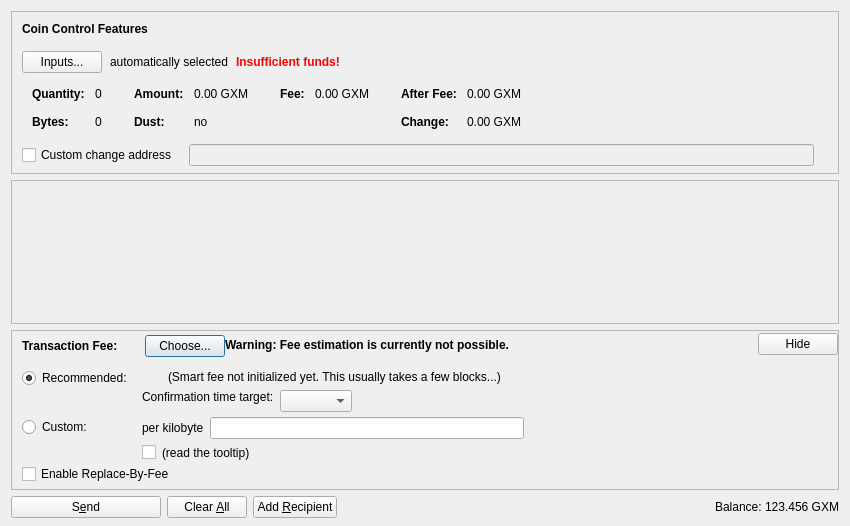
<?xml version="1.0" encoding="UTF-8"?>
<ui version="4.0">
 <class>SendCoinsDialog</class>
 <widget class="QDialog" name="SendCoinsDialog">
  <property name="geometry">
   <rect>
    <x>0</x>
    <y>0</y>
    <width>850</width>
    <height>526</height>
   </rect>
  </property>
  <property name="windowTitle">
   <string>Send Coins</string>
  </property>
  <layout class="QVBoxLayout" name="verticalLayout" stretch="0,1,0,0">
   <property name="bottomMargin">
    <number>8</number>
   </property>
   <item>
    <widget class="QFrame" name="frameCoinControl">
     <property name="sizePolicy">
      <sizepolicy hsizetype="Expanding" vsizetype="Expanding">
       <horstretch>0</horstretch>
       <verstretch>0</verstretch>
      </sizepolicy>
     </property>
     <property name="maximumSize">
      <size>
       <width>16777215</width>
       <height>16777215</height>
      </size>
     </property>
     <property name="frameShape">
      <enum>QFrame::StyledPanel</enum>
     </property>
     <property name="frameShadow">
      <enum>QFrame::Sunken</enum>
     </property>
     <layout class="QVBoxLayout" name="verticalLayoutCoinControl2">
      <property name="spacing">
       <number>0</number>
      </property>
      <property name="leftMargin">
       <number>0</number>
      </property>
      <property name="topMargin">
       <number>0</number>
      </property>
      <property name="rightMargin">
       <number>0</number>
      </property>
      <property name="bottomMargin">
       <number>6</number>
      </property>
      <item>
       <layout class="QVBoxLayout" name="verticalLayoutCoinControl" stretch="0,0,0,0,1">
        <property name="spacing">
         <number>0</number>
        </property>
        <property name="leftMargin">
         <number>10</number>
        </property>
        <property name="topMargin">
         <number>10</number>
        </property>
        <item>
         <layout class="QHBoxLayout" name="horizontalLayoutCoinControl1">
          <property name="bottomMargin">
           <number>15</number>
          </property>
          <item>
           <widget class="QLabel" name="labelCoinControlFeatures">
            <property name="sizePolicy">
             <sizepolicy hsizetype="Preferred" vsizetype="Maximum">
              <horstretch>0</horstretch>
              <verstretch>0</verstretch>
             </sizepolicy>
            </property>
            <property name="font">
             <font>
              <weight>75</weight>
              <bold>true</bold>
             </font>
            </property>
            <property name="styleSheet">
             <string notr="true">font-weight:bold;</string>
            </property>
            <property name="text">
             <string>Coin Control Features</string>
            </property>
           </widget>
          </item>
         </layout>
        </item>
        <item>
         <layout class="QHBoxLayout" name="horizontalLayoutCoinControl2" stretch="0,0,0,0">
          <property name="spacing">
           <number>8</number>
          </property>
          <property name="bottomMargin">
           <number>10</number>
          </property>
          <item>
           <widget class="QPushButton" name="pushButtonCoinControl">
            <property name="styleSheet">
             <string notr="true"/>
            </property>
            <property name="text">
             <string>Inputs...</string>
            </property>
            <property name="autoDefault">
             <bool>false</bool>
            </property>
           </widget>
          </item>
          <item>
           <widget class="QLabel" name="labelCoinControlAutomaticallySelected">
            <property name="text">
             <string>automatically selected</string>
            </property>
            <property name="margin">
             <number>5</number>
            </property>
           </widget>
          </item>
          <item>
           <widget class="QLabel" name="labelCoinControlInsuffFunds">
            <property name="font">
             <font>
              <weight>75</weight>
              <bold>true</bold>
             </font>
            </property>
            <property name="styleSheet">
             <string notr="true">color:red;font-weight:bold;</string>
            </property>
            <property name="text">
             <string>Insufficient funds!</string>
            </property>
            <property name="margin">
             <number>5</number>
            </property>
           </widget>
          </item>
          <item>
           <spacer name="horizontalSpacerCoinControl">
            <property name="orientation">
             <enum>Qt::Horizontal</enum>
            </property>
            <property name="sizeHint" stdset="0">
             <size>
              <width>40</width>
              <height>1</height>
             </size>
            </property>
           </spacer>
          </item>
         </layout>
        </item>
        <item>
         <widget class="QWidget" name="widgetCoinControl" native="true">
          <property name="sizePolicy">
           <sizepolicy hsizetype="Preferred" vsizetype="Preferred">
            <horstretch>0</horstretch>
            <verstretch>0</verstretch>
           </sizepolicy>
          </property>
          <property name="minimumSize">
           <size>
            <width>0</width>
            <height>0</height>
           </size>
          </property>
          <property name="styleSheet">
           <string notr="true"/>
          </property>
          <layout class="QHBoxLayout" name="horizontalLayoutCoinControl5">
           <property name="leftMargin">
            <number>0</number>
           </property>
           <property name="topMargin">
            <number>0</number>
           </property>
           <property name="rightMargin">
            <number>0</number>
           </property>
           <property name="bottomMargin">
            <number>0</number>
           </property>
           <item>
            <layout class="QHBoxLayout" name="horizontalLayoutCoinControl3" stretch="0,0,0,1">
             <property name="spacing">
              <number>20</number>
             </property>
             <property name="topMargin">
              <number>0</number>
             </property>
             <property name="bottomMargin">
              <number>10</number>
             </property>
             <item>
              <layout class="QFormLayout" name="formLayoutCoinControl1">
               <property name="horizontalSpacing">
                <number>10</number>
               </property>
               <property name="verticalSpacing">
                <number>14</number>
               </property>
               <property name="leftMargin">
                <number>10</number>
               </property>
               <property name="topMargin">
                <number>4</number>
               </property>
               <property name="rightMargin">
                <number>6</number>
               </property>
               <item row="0" column="0">
                <widget class="QLabel" name="labelCoinControlQuantityText">
                 <property name="font">
                  <font>
                   <weight>75</weight>
                   <bold>true</bold>
                  </font>
                 </property>
                 <property name="text">
                  <string>Quantity:</string>
                 </property>
                 <property name="margin">
                  <number>0</number>
                 </property>
                </widget>
               </item>
               <item row="0" column="1">
                <widget class="QLabel" name="labelCoinControlQuantity">
                 <property name="cursor">
                  <cursorShape>IBeamCursor</cursorShape>
                 </property>
                 <property name="contextMenuPolicy">
                  <enum>Qt::ActionsContextMenu</enum>
                 </property>
                 <property name="text">
                  <string notr="true">0</string>
                 </property>
                 <property name="margin">
                  <number>0</number>
                 </property>
                 <property name="textInteractionFlags">
                  <set>Qt::LinksAccessibleByMouse|Qt::TextSelectableByKeyboard|Qt::TextSelectableByMouse</set>
                 </property>
                </widget>
               </item>
               <item row="1" column="0">
                <widget class="QLabel" name="labelCoinControlBytesText">
                 <property name="font">
                  <font>
                   <weight>75</weight>
                   <bold>true</bold>
                  </font>
                 </property>
                 <property name="text">
                  <string>Bytes:</string>
                 </property>
                </widget>
               </item>
               <item row="1" column="1">
                <widget class="QLabel" name="labelCoinControlBytes">
                 <property name="cursor">
                  <cursorShape>IBeamCursor</cursorShape>
                 </property>
                 <property name="contextMenuPolicy">
                  <enum>Qt::ActionsContextMenu</enum>
                 </property>
                 <property name="text">
                  <string notr="true">0</string>
                 </property>
                 <property name="textInteractionFlags">
                  <set>Qt::LinksAccessibleByMouse|Qt::TextSelectableByKeyboard|Qt::TextSelectableByMouse</set>
                 </property>
                </widget>
               </item>
              </layout>
             </item>
             <item>
              <layout class="QFormLayout" name="formLayoutCoinControl2">
               <property name="horizontalSpacing">
                <number>10</number>
               </property>
               <property name="verticalSpacing">
                <number>14</number>
               </property>
               <property name="leftMargin">
                <number>6</number>
               </property>
               <property name="topMargin">
                <number>4</number>
               </property>
               <property name="rightMargin">
                <number>6</number>
               </property>
               <item row="0" column="0">
                <widget class="QLabel" name="labelCoinControlAmountText">
                 <property name="font">
                  <font>
                   <weight>75</weight>
                   <bold>true</bold>
                  </font>
                 </property>
                 <property name="text">
                  <string>Amount:</string>
                 </property>
                 <property name="margin">
                  <number>0</number>
                 </property>
                </widget>
               </item>
               <item row="0" column="1">
                <widget class="QLabel" name="labelCoinControlAmount">
                 <property name="cursor">
                  <cursorShape>IBeamCursor</cursorShape>
                 </property>
                 <property name="contextMenuPolicy">
                  <enum>Qt::ActionsContextMenu</enum>
                 </property>
                 <property name="text">
                  <string notr="true">0.00 GXM</string>
                 </property>
                 <property name="textInteractionFlags">
                  <set>Qt::LinksAccessibleByMouse|Qt::TextSelectableByKeyboard|Qt::TextSelectableByMouse</set>
                 </property>
                </widget>
               </item>
               <item row="1" column="0">
                <widget class="QLabel" name="labelCoinControlLowOutputText">
                 <property name="font">
                  <font>
                   <weight>75</weight>
                   <bold>true</bold>
                  </font>
                 </property>
                 <property name="text">
                  <string>Dust:</string>
                 </property>
                </widget>
               </item>
               <item row="1" column="1">
                <widget class="QLabel" name="labelCoinControlLowOutput">
                 <property name="cursor">
                  <cursorShape>IBeamCursor</cursorShape>
                 </property>
                 <property name="contextMenuPolicy">
                  <enum>Qt::ActionsContextMenu</enum>
                 </property>
                 <property name="text">
                  <string notr="true">no</string>
                 </property>
                 <property name="textInteractionFlags">
                  <set>Qt::LinksAccessibleByMouse|Qt::TextSelectableByKeyboard|Qt::TextSelectableByMouse</set>
                 </property>
                </widget>
               </item>
              </layout>
             </item>
             <item>
              <layout class="QFormLayout" name="formLayoutCoinControl3">
               <property name="horizontalSpacing">
                <number>10</number>
               </property>
               <property name="verticalSpacing">
                <number>14</number>
               </property>
               <property name="leftMargin">
                <number>6</number>
               </property>
               <property name="topMargin">
                <number>4</number>
               </property>
               <property name="rightMargin">
                <number>6</number>
               </property>
               <item row="0" column="0">
                <widget class="QLabel" name="labelCoinControlFeeText">
                 <property name="font">
                  <font>
                   <weight>75</weight>
                   <bold>true</bold>
                  </font>
                 </property>
                 <property name="text">
                  <string>Fee:</string>
                 </property>
                 <property name="margin">
                  <number>0</number>
                 </property>
                </widget>
               </item>
               <item row="0" column="1">
                <widget class="QLabel" name="labelCoinControlFee">
                 <property name="cursor">
                  <cursorShape>IBeamCursor</cursorShape>
                 </property>
                 <property name="contextMenuPolicy">
                  <enum>Qt::ActionsContextMenu</enum>
                 </property>
                 <property name="text">
                  <string notr="true">0.00 GXM</string>
                 </property>
                 <property name="textInteractionFlags">
                  <set>Qt::LinksAccessibleByMouse|Qt::TextSelectableByKeyboard|Qt::TextSelectableByMouse</set>
                 </property>
                </widget>
               </item>
              </layout>
             </item>
             <item>
              <layout class="QFormLayout" name="formLayoutCoinControl4">
               <property name="horizontalSpacing">
                <number>10</number>
               </property>
               <property name="verticalSpacing">
                <number>14</number>
               </property>
               <property name="leftMargin">
                <number>6</number>
               </property>
               <property name="topMargin">
                <number>4</number>
               </property>
               <property name="rightMargin">
                <number>6</number>
               </property>
               <item row="0" column="0">
                <widget class="QLabel" name="labelCoinControlAfterFeeText">
                 <property name="font">
                  <font>
                   <weight>75</weight>
                   <bold>true</bold>
                  </font>
                 </property>
                 <property name="text">
                  <string>After Fee:</string>
                 </property>
                 <property name="margin">
                  <number>0</number>
                 </property>
                </widget>
               </item>
               <item row="0" column="1">
                <widget class="QLabel" name="labelCoinControlAfterFee">
                 <property name="cursor">
                  <cursorShape>IBeamCursor</cursorShape>
                 </property>
                 <property name="contextMenuPolicy">
                  <enum>Qt::ActionsContextMenu</enum>
                 </property>
                 <property name="text">
                  <string notr="true">0.00 GXM</string>
                 </property>
                 <property name="textInteractionFlags">
                  <set>Qt::LinksAccessibleByMouse|Qt::TextSelectableByKeyboard|Qt::TextSelectableByMouse</set>
                 </property>
                </widget>
               </item>
               <item row="1" column="0">
                <widget class="QLabel" name="labelCoinControlChangeText">
                 <property name="font">
                  <font>
                   <weight>75</weight>
                   <bold>true</bold>
                  </font>
                 </property>
                 <property name="text">
                  <string>Change:</string>
                 </property>
                </widget>
               </item>
               <item row="1" column="1">
                <widget class="QLabel" name="labelCoinControlChange">
                 <property name="cursor">
                  <cursorShape>IBeamCursor</cursorShape>
                 </property>
                 <property name="contextMenuPolicy">
                  <enum>Qt::ActionsContextMenu</enum>
                 </property>
                 <property name="text">
                  <string notr="true">0.00 GXM</string>
                 </property>
                 <property name="textInteractionFlags">
                  <set>Qt::LinksAccessibleByMouse|Qt::TextSelectableByKeyboard|Qt::TextSelectableByMouse</set>
                 </property>
                </widget>
               </item>
              </layout>
             </item>
            </layout>
           </item>
          </layout>
         </widget>
        </item>
        <item>
         <layout class="QHBoxLayout" name="horizontalLayoutCoinControl4" stretch="0,0,0">
          <property name="spacing">
           <number>12</number>
          </property>
          <property name="sizeConstraint">
           <enum>QLayout::SetDefaultConstraint</enum>
          </property>
          <property name="topMargin">
           <number>5</number>
          </property>
          <property name="rightMargin">
           <number>5</number>
          </property>
          <item>
           <widget class="QCheckBox" name="checkBoxCoinControlChange">
            <property name="toolTip">
             <string>If this is activated, but the change address is empty or invalid, change will be sent to a newly generated address.</string>
            </property>
            <property name="text">
             <string>Custom change address</string>
            </property>
           </widget>
          </item>
          <item>
           <widget class="QValidatedLineEdit" name="lineEditCoinControlChange">
            <property name="enabled">
             <bool>false</bool>
            </property>
            <property name="sizePolicy">
             <sizepolicy hsizetype="Expanding" vsizetype="Fixed">
              <horstretch>0</horstretch>
              <verstretch>0</verstretch>
             </sizepolicy>
            </property>
           </widget>
          </item>
          <item>
           <widget class="QLabel" name="labelCoinControlChangeLabel">
            <property name="sizePolicy">
             <sizepolicy hsizetype="Preferred" vsizetype="Expanding">
              <horstretch>0</horstretch>
              <verstretch>0</verstretch>
             </sizepolicy>
            </property>
            <property name="minimumSize">
             <size>
              <width>0</width>
              <height>0</height>
             </size>
            </property>
            <property name="text">
             <string/>
            </property>
            <property name="margin">
             <number>3</number>
            </property>
           </widget>
          </item>
         </layout>
        </item>
        <item>
         <spacer name="verticalSpacerCoinControl">
          <property name="orientation">
           <enum>Qt::Vertical</enum>
          </property>
          <property name="sizeHint" stdset="0">
           <size>
            <width>800</width>
            <height>1</height>
           </size>
          </property>
         </spacer>
        </item>
       </layout>
      </item>
     </layout>
    </widget>
   </item>
   <item>
    <widget class="QScrollArea" name="scrollArea">
     <property name="widgetResizable">
      <bool>true</bool>
     </property>
     <widget class="QWidget" name="scrollAreaWidgetContents">
      <property name="geometry">
       <rect>
        <x>0</x>
        <y>0</y>
        <width>830</width>
        <height>104</height>
       </rect>
      </property>
      <layout class="QVBoxLayout" name="verticalLayout_2" stretch="0,1">
       <property name="leftMargin">
        <number>0</number>
       </property>
       <property name="topMargin">
        <number>0</number>
       </property>
       <property name="rightMargin">
        <number>0</number>
       </property>
       <property name="bottomMargin">
        <number>0</number>
       </property>
       <item>
        <layout class="QVBoxLayout" name="entries">
         <property name="spacing">
          <number>6</number>
         </property>
        </layout>
       </item>
       <item>
        <spacer name="verticalSpacer">
         <property name="orientation">
          <enum>Qt::Vertical</enum>
         </property>
         <property name="sizeHint" stdset="0">
          <size>
           <width>20</width>
           <height>40</height>
          </size>
         </property>
        </spacer>
       </item>
      </layout>
     </widget>
    </widget>
   </item>
   <item>
    <widget class="QFrame" name="frameFee">
     <property name="sizePolicy">
      <sizepolicy hsizetype="Expanding" vsizetype="Expanding">
       <horstretch>0</horstretch>
       <verstretch>0</verstretch>
      </sizepolicy>
     </property>
     <property name="maximumSize">
      <size>
       <width>16777215</width>
       <height>16777215</height>
      </size>
     </property>
     <property name="frameShape">
      <enum>QFrame::StyledPanel</enum>
     </property>
     <property name="frameShadow">
      <enum>QFrame::Sunken</enum>
     </property>
     <layout class="QVBoxLayout" name="verticalLayoutFee1">
      <property name="spacing">
       <number>0</number>
      </property>
      <property name="leftMargin">
       <number>0</number>
      </property>
      <property name="topMargin">
       <number>0</number>
      </property>
      <property name="rightMargin">
       <number>0</number>
      </property>
      <property name="bottomMargin">
       <number>0</number>
      </property>
      <item>
       <layout class="QVBoxLayout" name="verticalLayoutFee2" stretch="0,0,0">
        <property name="spacing">
         <number>0</number>
        </property>
        <property name="leftMargin">
         <number>10</number>
        </property>
        <property name="topMargin">
         <number>0</number>
        </property>
        <item>
         <layout class="QHBoxLayout" name="horizontalLayoutFee1">
          <property name="bottomMargin">
           <number>0</number>
          </property>
          <item>
           <layout class="QVBoxLayout" name="verticalLayoutFee7">
            <property name="spacing">
             <number>0</number>
            </property>
            <item>
             <spacer name="verticalSpacerSmartFee">
              <property name="orientation">
               <enum>Qt::Vertical</enum>
              </property>
              <property name="sizeType">
               <enum>QSizePolicy::Fixed</enum>
              </property>
              <property name="sizeHint" stdset="0">
               <size>
                <width>1</width>
                <height>4</height>
               </size>
              </property>
             </spacer>
            </item>
            <item>
             <layout class="QHBoxLayout" name="horizontalLayoutSmartFee">
              <property name="spacing">
               <number>10</number>
              </property>
              <item>
               <widget class="QLabel" name="labelFeeHeadline">
                <property name="sizePolicy">
                 <sizepolicy hsizetype="Preferred" vsizetype="Maximum">
                  <horstretch>0</horstretch>
                  <verstretch>0</verstretch>
                 </sizepolicy>
                </property>
                <property name="font">
                 <font>
                  <weight>75</weight>
                  <bold>true</bold>
                 </font>
                </property>
                <property name="styleSheet">
                 <string notr="true">font-weight:bold;</string>
                </property>
                <property name="text">
                 <string>Transaction Fee:</string>
                </property>
               </widget>
              </item>
              <item>
               <widget class="QLabel" name="labelFeeMinimized">
                <property name="text">
                 <string/>
                </property>
               </widget>
              </item>
              <item>
               <widget class="QPushButton" name="buttonChooseFee">
                <property name="text">
                 <string>Choose...</string>
                </property>
               </widget>
              </item>
             </layout>
            </item>
            <item>
             <spacer name="verticalSpacer_5">
              <property name="orientation">
               <enum>Qt::Vertical</enum>
              </property>
              <property name="sizeHint" stdset="0">
               <size>
                <width>1</width>
                <height>1</height>
               </size>
              </property>
             </spacer>
            </item>
           </layout>
          </item>
          <item>
           <widget class="QLabel" name="fallbackFeeWarningLabel">
            <property name="toolTip">
             <string>Using the fallbackfee can result in sending a transaction that will take several hours or days (or never) to confirm. Consider choosing your fee manually or wait until you have validated the complete chain.</string>
            </property>
            <property name="font">
            <font>
                <weight>75</weight>
                <bold>true</bold>
            </font>
            </property>
            <property name="text">
             <string>Warning: Fee estimation is currently not possible.</string>
            </property>
            <property name="wordWrap">
             <bool>false</bool>
            </property>
           </widget>
          </item>
          <item>
           <spacer name="horizontalSpacer_4">
            <property name="orientation">
             <enum>Qt::Horizontal</enum>
            </property>
            <property name="sizeType">
             <enum>QSizePolicy::MinimumExpanding</enum>
            </property>
            <property name="sizeHint" stdset="0">
             <size>
              <width>40</width>
              <height>20</height>
             </size>
            </property>
           </spacer>
          </item>
          <item>
           <widget class="QPushButton" name="buttonMinimizeFee">
            <property name="toolTip">
             <string>collapse fee-settings</string>
            </property>
            <property name="text">
             <string>Hide</string>
            </property>
           </widget>
          </item>
         </layout>
        </item>
        <item>
         <widget class="QFrame" name="frameFeeSelection">
          <layout class="QVBoxLayout" name="verticalLayoutFee12">
           <property name="spacing">
            <number>0</number>
           </property>
           <property name="leftMargin">
            <number>0</number>
           </property>
           <property name="topMargin">
            <number>0</number>
           </property>
           <property name="rightMargin">
            <number>0</number>
           </property>
           <property name="bottomMargin">
            <number>0</number>
           </property>
           <item>
            <layout class="QGridLayout" name="gridLayoutFee">
             <property name="topMargin">
              <number>10</number>
             </property>
             <property name="bottomMargin">
              <number>4</number>
             </property>
             <property name="horizontalSpacing">
              <number>10</number>
             </property>
             <property name="verticalSpacing">
              <number>4</number>
             </property>
             <item row="1" column="1">
              <layout class="QVBoxLayout" name="verticalLayoutFee8">
               <property name="spacing">
                <number>6</number>
               </property>
               <item>
                <layout class="QHBoxLayout" name="horizontalLayoutFee13">
                 <item>
                  <widget class="QLabel" name="labelCustomPerKilobyte">
                   <property name="toolTip">
                    <string>Specify a custom fee per kB (1,000 bytes) of the transaction's virtual size.

Note:  Since the fee is calculated on a per-byte basis, a fee of "100 satoshis per kB" for a transaction size of 500 bytes (half of 1 kB) would ultimately yield a fee of only 50 satoshis.</string>
                   </property>
                   <property name="text">
                    <string>per kilobyte</string>
                   </property>
                  </widget>
                 </item>
                 <item>
                  <widget class="GrailumAmountField" name="customFee"/>
                 </item>
                 <item>
                  <spacer name="horizontalSpacer_6">
                   <property name="orientation">
                    <enum>Qt::Horizontal</enum>
                   </property>
                   <property name="sizeHint" stdset="0">
                    <size>
                     <width>1</width>
                     <height>1</height>
                    </size>
                   </property>
                  </spacer>
                 </item>
                </layout>
               </item>
               <item>
                <layout class="QHBoxLayout" name="horizontalLayoutFee8">
                 <item>
                  <widget class="QCheckBox" name="checkBoxMinimumFee">
                   <property name="toolTip">
                    <string>Paying only the minimum fee is just fine as long as there is less transaction volume than space in the blocks. But be aware that this can end up in a never confirming transaction once there is more demand for grailum transactions than the network can process.</string>
                   </property>
                   <property name="text">
                    <string/>
                   </property>
                  </widget>
                 </item>
                 <item>
                  <widget class="QLabel" name="labelMinFeeWarning">
                   <property name="enabled">
                    <bool>true</bool>
                   </property>
                   <property name="toolTip">
                    <string>Paying only the minimum fee is just fine as long as there is less transaction volume than space in the blocks. But be aware that this can end up in a never confirming transaction once there is more demand for grailum transactions than the network can process.</string>
                   </property>
                   <property name="text">
                    <string>(read the tooltip)</string>
                   </property>
                   <property name="margin">
                    <number>5</number>
                   </property>
                  </widget>
                 </item>
                 <item>
                  <spacer name="horizontalSpacer_2">
                   <property name="orientation">
                    <enum>Qt::Horizontal</enum>
                   </property>
                   <property name="sizeHint" stdset="0">
                    <size>
                     <width>1</width>
                     <height>1</height>
                    </size>
                   </property>
                  </spacer>
                 </item>
                </layout>
               </item>
              </layout>
             </item>
             <item row="0" column="0">
              <layout class="QVBoxLayout" name="verticalLayoutFee4" stretch="0,1">
               <item>
                <widget class="QRadioButton" name="radioSmartFee">
                 <property name="text">
                  <string>Recommended:</string>
                 </property>
                 <property name="checked">
                  <bool>true</bool>
                 </property>
                 <attribute name="buttonGroup">
                  <string notr="true">groupFee</string>
                 </attribute>
                </widget>
               </item>
               <item>
                <spacer name="verticalSpacer_2">
                 <property name="orientation">
                  <enum>Qt::Vertical</enum>
                 </property>
                 <property name="sizeHint" stdset="0">
                  <size>
                   <width>1</width>
                   <height>1</height>
                  </size>
                 </property>
                </spacer>
               </item>
              </layout>
             </item>
             <item row="1" column="0">
              <layout class="QVBoxLayout" name="verticalLayoutFee9" stretch="0,1">
               <item>
                <widget class="QRadioButton" name="radioCustomFee">
                 <property name="text">
                  <string>Custom:</string>
                 </property>
                 <attribute name="buttonGroup">
                  <string notr="true">groupFee</string>
                 </attribute>
                </widget>
               </item>
               <item>
                <spacer name="verticalSpacer_6">
                 <property name="orientation">
                  <enum>Qt::Vertical</enum>
                 </property>
                 <property name="sizeHint" stdset="0">
                  <size>
                   <width>1</width>
                   <height>1</height>
                  </size>
                 </property>
                </spacer>
               </item>
              </layout>
             </item>
             <item row="0" column="1">
              <layout class="QVBoxLayout" name="verticalLayoutFee3" stretch="0,0,1">
               <property name="spacing">
                <number>6</number>
               </property>
               <property name="topMargin">
                <number>2</number>
               </property>
               <item>
                <layout class="QHBoxLayout" name="horizontalLayoutFee12">
                 <item>
                  <widget class="QLabel" name="labelSmartFee">
                   <property name="text">
                    <string/>
                   </property>
                   <property name="margin">
                    <number>2</number>
                   </property>
                  </widget>
                 </item>
                 <item>
                  <widget class="QLabel" name="labelFeeEstimation">
                   <property name="text">
                    <string/>
                   </property>
                  </widget>
                 </item>
                 <item>
                  <widget class="QLabel" name="labelSmartFee2">
                   <property name="text">
                    <string>(Smart fee not initialized yet. This usually takes a few blocks...)</string>
                   </property>
                   <property name="margin">
                    <number>2</number>
                   </property>
                  </widget>
                 </item>
                 <item>
                  <spacer name="horizontalSpacer_5">
                   <property name="orientation">
                    <enum>Qt::Horizontal</enum>
                   </property>
                   <property name="sizeHint" stdset="0">
                    <size>
                     <width>1</width>
                     <height>1</height>
                    </size>
                   </property>
                  </spacer>
                 </item>
                </layout>
               </item>
               <item>
                <layout class="QHBoxLayout" name="horizontalLayoutFee9">
                 <item>
                  <layout class="QVBoxLayout" name="verticalLayoutFee6">
                   <item>
                    <widget class="QLabel" name="labelSmartFee3">
                     <property name="text">
                      <string>Confirmation time target:</string>
                     </property>
                     <property name="margin">
                      <number>2</number>
                     </property>
                    </widget>
                   </item>
                   <item>
                    <spacer name="verticalSpacer_3">
                     <property name="orientation">
                      <enum>Qt::Vertical</enum>
                     </property>
                     <property name="sizeHint" stdset="0">
                      <size>
                       <width>1</width>
                       <height>1</height>
                      </size>
                     </property>
                    </spacer>
                   </item>
                  </layout>
                 </item>
                 <item>
                  <layout class="QVBoxLayout" name="verticalLayoutFee5">
                   <property name="rightMargin">
                    <number>30</number>
                   </property>
                   <item>
                    <layout class="QHBoxLayout" name="horizontalLayoutConfTarget">
                     <property name="bottomMargin">
                      <number>0</number>
                     </property>
                     <item>
                      <widget class="QComboBox" name="confTargetSelector"/>
                     </item>
                     <item>
                      <spacer name="horizontalSpacerConfTarget">
                       <property name="orientation">
                        <enum>Qt::Horizontal</enum>
                       </property>
                       <property name="sizeHint" stdset="0">
                        <size>
                         <width>40</width>
                         <height>20</height>
                        </size>
                       </property>
                      </spacer>
                     </item>
                    </layout>
                   </item>
                  </layout>
                 </item>
                </layout>
               </item>
               <item>
                <spacer name="verticalSpacer_4">
                 <property name="orientation">
                  <enum>Qt::Vertical</enum>
                 </property>
                 <property name="sizeHint" stdset="0">
                  <size>
                   <width>1</width>
                   <height>1</height>
                  </size>
                 </property>
                </spacer>
               </item>
              </layout>
             </item>
            </layout>
           </item>
           <item>
            <widget class="QCheckBox" name="optInRBF">
             <property name="text">
              <string>Enable Replace-By-Fee</string>
             </property>
             <property name="toolTip">
              <string>With Replace-By-Fee (BIP-125) you can increase a transaction's fee after it is sent. Without this, a higher fee may be recommended to compensate for increased transaction delay risk.</string>
             </property>
            </widget>
           </item>
          </layout>
         </widget>
        </item>
        <item>
         <spacer name="verticalSpacerFee">
          <property name="orientation">
           <enum>Qt::Vertical</enum>
          </property>
          <property name="sizeHint" stdset="0">
           <size>
            <width>40</width>
            <height>5</height>
           </size>
          </property>
         </spacer>
        </item>
       </layout>
      </item>
     </layout>
    </widget>
   </item>
   <item>
    <layout class="QHBoxLayout" name="horizontalLayout">
     <item>
      <widget class="QPushButton" name="sendButton">
       <property name="minimumSize">
        <size>
         <width>150</width>
         <height>0</height>
        </size>
       </property>
       <property name="toolTip">
        <string>Confirm the send action</string>
       </property>
       <property name="text">
        <string>S&amp;end</string>
       </property>
       <property name="icon">
        <iconset resource="../grailum.qrc">
         <normaloff>:/icons/send</normaloff>:/icons/send</iconset>
       </property>
       <property name="autoDefault">
        <bool>false</bool>
       </property>
       <property name="default">
        <bool>false</bool>
       </property>
      </widget>
     </item>
     <item>
      <widget class="QPushButton" name="clearButton">
       <property name="sizePolicy">
        <sizepolicy hsizetype="Minimum" vsizetype="Fixed">
         <horstretch>0</horstretch>
         <verstretch>0</verstretch>
        </sizepolicy>
       </property>
       <property name="toolTip">
        <string>Clear all fields of the form.</string>
       </property>
       <property name="text">
        <string>Clear &amp;All</string>
       </property>
       <property name="icon">
        <iconset resource="../grailum.qrc">
         <normaloff>:/icons/remove</normaloff>:/icons/remove</iconset>
       </property>
       <property name="autoDefault">
        <bool>false</bool>
       </property>
      </widget>
     </item>
     <item>
      <widget class="QPushButton" name="addButton">
       <property name="toolTip">
        <string>Send to multiple recipients at once</string>
       </property>
       <property name="text">
        <string>Add &amp;Recipient</string>
       </property>
       <property name="icon">
        <iconset resource="../grailum.qrc">
         <normaloff>:/icons/add</normaloff>:/icons/add</iconset>
       </property>
       <property name="autoDefault">
        <bool>false</bool>
       </property>
      </widget>
     </item>
     <item>
      <spacer name="horizontalSpacer">
       <property name="orientation">
        <enum>Qt::Horizontal</enum>
       </property>
       <property name="sizeHint" stdset="0">
        <size>
         <width>40</width>
         <height>20</height>
        </size>
       </property>
      </spacer>
     </item>
     <item>
      <layout class="QHBoxLayout" name="horizontalLayout_2">
       <property name="spacing">
        <number>3</number>
       </property>
       <item>
        <widget class="QLabel" name="label">
         <property name="sizePolicy">
          <sizepolicy hsizetype="Preferred" vsizetype="Fixed">
           <horstretch>0</horstretch>
           <verstretch>0</verstretch>
          </sizepolicy>
         </property>
         <property name="text">
          <string>Balance:</string>
         </property>
        </widget>
       </item>
       <item>
        <widget class="QLabel" name="labelBalance">
         <property name="sizePolicy">
          <sizepolicy hsizetype="Preferred" vsizetype="Fixed">
           <horstretch>0</horstretch>
           <verstretch>0</verstretch>
          </sizepolicy>
         </property>
         <property name="cursor">
          <cursorShape>IBeamCursor</cursorShape>
         </property>
         <property name="text">
          <string notr="true">123.456 GXM</string>
         </property>
         <property name="textInteractionFlags">
          <set>Qt::LinksAccessibleByMouse|Qt::TextSelectableByKeyboard|Qt::TextSelectableByMouse</set>
         </property>
        </widget>
       </item>
      </layout>
     </item>
    </layout>
   </item>
  </layout>
 </widget>
 <customwidgets>
  <customwidget>
   <class>QValidatedLineEdit</class>
   <extends>QLineEdit</extends>
   <header>qt/qvalidatedlineedit.h</header>
  </customwidget>
  <customwidget>
   <class>GrailumAmountField</class>
   <extends>QLineEdit</extends>
   <header>qt/grailumamountfield.h</header>
   <container>1</container>
  </customwidget>
 </customwidgets>
 <resources>
  <include location="../grailum.qrc"/>
 </resources>
 <connections/>
 <buttongroups>
  <buttongroup name="groupFee"/>
 </buttongroups>
</ui>
